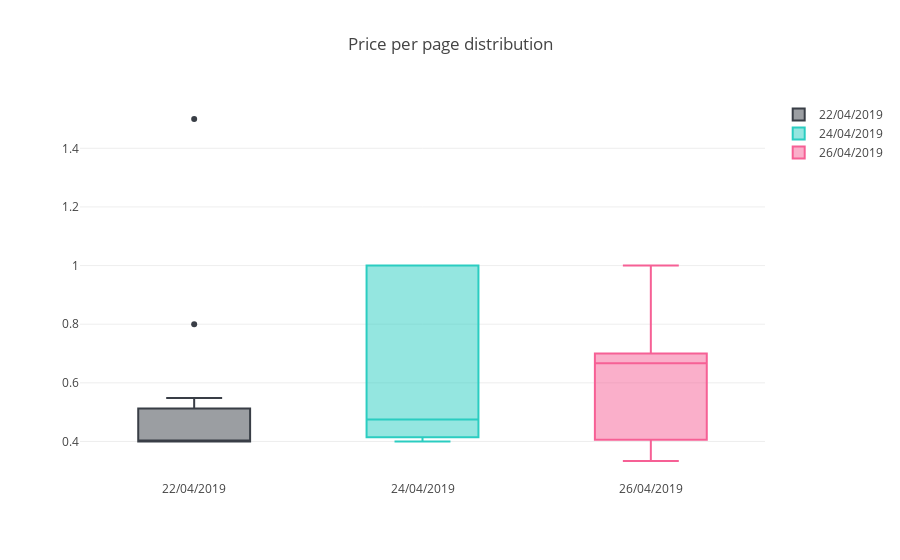

Here is the notebook cell this chart was saved with:
### Code cell
data = [
    go.Box(y=df.loc[df['วันที่'] == '22/04/2019', 'ต่อจำนวนหน้า'], name='22/04/2019', marker=dict(color=colors[0])),
    go.Box(y=df.loc[df['วันที่'] == '24/04/2019', 'ต่อจำนวนหน้า'], name='24/04/2019', marker=dict(color=colors[1])),
    go.Box(y=df.loc[df['วันที่'] == '26/04/2019', 'ต่อจำนวนหน้า'], name='26/04/2019', marker=dict(color=colors[2]))
]
layout = go.Layout(title='Price per page distribution')

fig = go.Figure(data=data, layout=layout)

iplot(fig)

### Figure 1 — Plotly figure (JSON) as saved in the notebook; plotly's stock layout.template omitted (floating-point values rounded to 4 significant figures)
{"data": [{"marker": {"color": "#393E46"}, "name": "22/04/2019", "type": "box", "uid": "7815083b-4c2e-4569-9dde-30dad3301871", "y": [0.4, 0.5481, 0.5, 0.5, 1.5, 0.5, 0.8, 0.4, 0.4, 0.4, 0.4, 0.4, 0.4]}, {"marker": {"color": "#2BCDC1"}, "name": "24/04/2019", "type": "box", "uid": "439f97c3-4bb7-4e02-b64b-67392f9288f9", "y": [0.5, 0.4286, 0.4, 1, 1, 1, 0.45, 0.4]}, {"marker": {"color": "#F66095"}, "name": "26/04/2019", "type": "box", "uid": "8e0a2b63-92a8-49e3-81f5-fb392f85fa3c", "y": [0.3333, 0.8, 0.375, 0.6667, 0.6667, 0.4, 1, 0.6667, 0.6667, 0.4286, 1, 0.4082, 0.6667, 0.4, 0.5, 0.5, 1]}], "layout": {"autosize": true, "title": {"text": "Price per page distribution"}, "xaxis": {"autorange": true, "range": [-0.5, 2.5], "type": "category"}, "yaxis": {"autorange": true, "range": [0.2685, 1.565], "type": "linear"}}}
